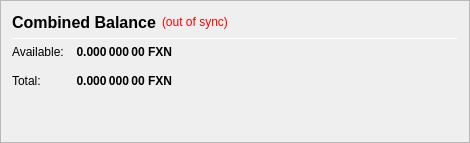
                   <widget class="QFrame" name="frame_CombinedBalances">
                    <property name="minimumSize">
                     <size>
                      <width>470</width>
                      <height>0</height>
                     </size>
                    </property>
                    <property name="frameShape">
                     <enum>QFrame::StyledPanel</enum>
                    </property>
                    <property name="frameShadow">
                     <enum>QFrame::Raised</enum>
                    </property>
                    <layout class="QVBoxLayout" name="verticalLayout_5">
                     <item>
                      <layout class="QHBoxLayout" name="horizontalLayout_5" stretch="0,0,0">
                       <item>
                        <widget class="QLabel" name="label_5z">
                         <property name="minimumSize">
                          <size>
                           <width>0</width>
                           <height>20</height>
                          </size>
                         </property>
                         <property name="font">
                          <font>
                           <pointsize>12</pointsize>
                           <weight>75</weight>
                           <bold>true</bold>
                          </font>
                         </property>
                         <property name="toolTip">
                          <string>Combined Balance (including unconfirmed and immature coins)</string>
                         </property>
                         <property name="text">
                          <string>Combined Balance</string>
                         </property>
                        </widget>
                       </item>
                       <item>
                        <widget class="QLabel" name="labelWalletStatus">
                         <property name="cursor">
                          <cursorShape>WhatsThisCursor</cursorShape>
                         </property>
                         <property name="toolTip">
                          <string>The displayed information may be out of date. Your wallet automatically synchronizes with the FXN network after a connection is established, but this process has not completed yet.</string>
                         </property>
                         <property name="styleSheet">
                          <string notr="true">QLabel { color: red; }</string>
                         </property>
                         <property name="text">
                          <string notr="true">(out of sync)</string>
                         </property>
                         <property name="alignment">
                          <set>Qt::AlignLeading|Qt::AlignLeft|Qt::AlignVCenter</set>
                         </property>
                        </widget>
                       </item>
                       <item>
                        <spacer name="horizontalSpacer_1">
                         <property name="orientation">
                          <enum>Qt::Horizontal</enum>
                         </property>
                         <property name="sizeHint" stdset="0">
                          <size>
                           <width>40</width>
                           <height>20</height>
                          </size>
                         </property>
                        </spacer>
                       </item>
                      </layout>
                     </item>
                     <item>
                      <widget class="Line" name="line_CombinedBalance">
                       <property name="minimumSize">
                        <size>
                         <width>0</width>
                         <height>1</height>
                        </size>
                       </property>
                       <property name="maximumSize">
                        <size>
                         <width>16777215</width>
                         <height>1</height>
                        </size>
                       </property>
                       <property name="orientation">
                        <enum>Qt::Horizontal</enum>
                       </property>
                      </widget>
                     </item>
                     <item>
                      <layout class="QGridLayout" name="gridLayout_3">
                       <property name="spacing">
                        <number>12</number>
                       </property>
                       <item row="1" column="0">
                        <widget class="QLabel" name="labelBalanceTextz">
                         <property name="text">
                          <string>Available:</string>
                         </property>
                        </widget>
                       </item>
                       <item row="1" column="1">
                        <widget class="QLabel" name="labelBalancez">
                         <property name="font">
                          <font>
                           <weight>75</weight>
                           <bold>true</bold>
                          </font>
                         </property>
                         <property name="cursor">
                          <cursorShape>IBeamCursor</cursorShape>
                         </property>
                         <property name="toolTip">
                          <string>Your current spendable balance</string>
                         </property>
                         <property name="text">
                          <string notr="true">0.000 000 00 FXN</string>
                         </property>
                         <property name="alignment">
                          <set>Qt::AlignRight|Qt::AlignTrailing|Qt::AlignVCenter</set>
                         </property>
                         <property name="textInteractionFlags">
                          <set>Qt::LinksAccessibleByMouse|Qt::TextSelectableByKeyboard|Qt::TextSelectableByMouse</set>
                         </property>
                        </widget>
                       </item>
                       <item row="2" column="0">
                        <widget class="QLabel" name="labelTotalTextz">
                         <property name="text">
                          <string>Total:</string>
                         </property>
                        </widget>
                       </item>
                       <item row="2" column="1">
                        <widget class="QLabel" name="labelTotalz">
                         <property name="font">
                          <font>
                           <weight>75</weight>
                           <bold>true</bold>
                          </font>
                         </property>
                         <property name="cursor">
                          <cursorShape>IBeamCursor</cursorShape>
                         </property>
                         <property name="toolTip">
                          <string>Total Balance, including all unavailable coins.</string>
                         </property>
                         <property name="text">
                          <string notr="true">0.000 000 00 FXN</string>
                         </property>
                         <property name="alignment">
                          <set>Qt::AlignRight|Qt::AlignTrailing|Qt::AlignVCenter</set>
                         </property>
                         <property name="textInteractionFlags">
                          <set>Qt::LinksAccessibleByMouse|Qt::TextSelectableByKeyboard|Qt::TextSelectableByMouse</set>
                         </property>
                        </widget>
                       </item>
                       <item row="2" column="3">
                        <spacer name="horizontalSpacer_2">
                         <property name="orientation">
                          <enum>Qt::Horizontal</enum>
                         </property>
                         <property name="sizeHint" stdset="0">
                          <size>
                           <width>40</width>
                           <height>20</height>
                          </size>
                         </property>
                        </spacer>
                       </item>
                      </layout>
                     </item>
                     <item>
                      <spacer name="verticalSpacer_1">
                       <property name="orientation">
                        <enum>Qt::Vertical</enum>
                       </property>
                       <property name="sizeHint" stdset="0">
                        <size>
                         <width>20</width>
                         <height>40</height>
                        </size>
                       </property>
                      </spacer>
                     </item>
                    </layout>
                   </widget>
